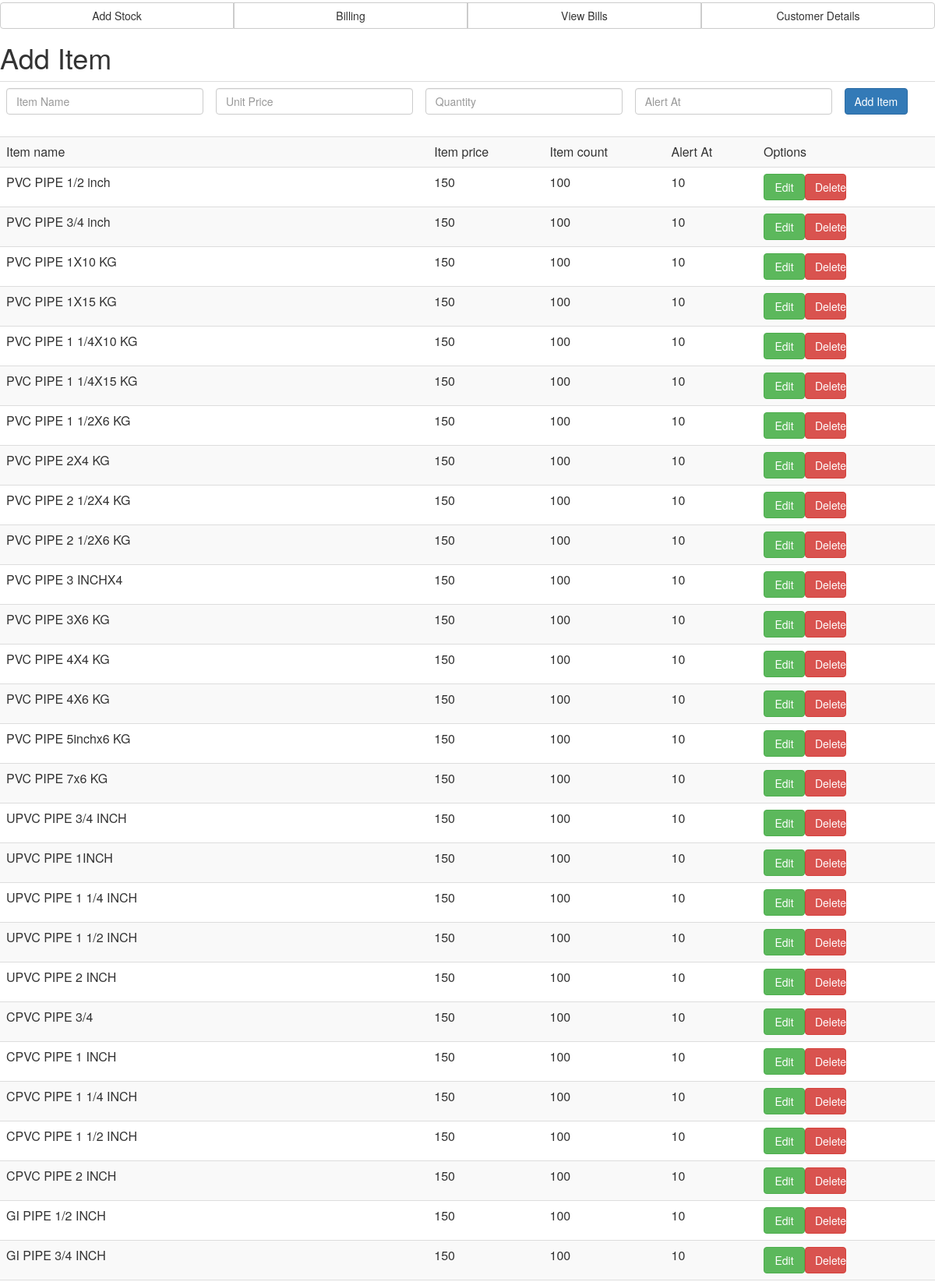
/view/add_item.php (upper part), run on the app's committed database.
### tables this page shows
CREATE TABLE `item_details` (
  `id` int(10) NOT NULL,
  `item_name` varchar(255) NOT NULL,
  `unit_price` int(10) NOT NULL,
  `quantity` int(10) NOT NULL,
  `alert_at` int(11) NOT NULL
);

### model/db.php (called while the page is built, shortened)
<?php
	function execute_query($sql, $conn){
		return $conn->query($sql);
	}

### view/add_item.php (the view, shortened to what this page needs)
<?php
	include_once 'header.php';
	include_once '../model/db.php';
	$conn = db_connect();
	$sql = "SELECT * FROM `item_details`";
	$result = execute_query($sql, $conn);
	while ($row = $result->fetch_assoc()) {
		$final[] = $row;
	}
?>
<div class="content-header">
		<h1 >Add Item</h1>
	</div>
	<form method="post" action="../controller/add_item.php">
		<table class="table">
			<tr>
				<td>
					<input type="text" class="form-control transparent-input item_name"  name="item_name" placeholder="Item Name" required>
				</td>
				<td>
					<input class="form-control transparent-input" type="number" name="unit_price" id="no_Uprice1" placeholder="Unit Price" required>
				</td>
				<td>
					<input class="form-control transparent-input" type="number" name="qty" id="no_Qty" placeholder="Quantity" required>
				</td>
				<td>
					<input class="form-control transparent-input" type="number" name="alert_at" id="alert_at" placeholder="Alert At" required>
				</td>
				<td>
					<button class="btn  btn-primary" id="print">
						Add Item
					</button>
				</td>
			</tr>
		</table>
	</form>
	<?php if(empty($final)){
				echo "No rows inserted please insert one :)";
			} else{ ?>
		<table class="table table-striped">
			<tr>
				<td>
					Item name
				</td>
				<td>
					Item price
				</td>
				<td>
					Item count
				</td>
				<td>
					Alert At
				</td>
				<td>
					Options
				</td>
			</tr>
			<?php
				foreach ($final as $value) {
					if($value['quantity']<=$value['alert_at']){
						$alart = 'class="danger"';
					}else{
						$alart = "";
					}
					echo "<tr $alart>";
					echo "<td>".$value['item_name']."</td>";
					echo "<td>".$value['unit_price']."</td>";
					echo "<td>".$value['quantity']."</td>";
					echo "<td>".$value['alert_at']."</td>";
					echo "<td><a style='color:WHITE' href='../view/edit_item.php?id=".$value['id']."'><button class='col-md-3 btn btn-success'>Edit</a> <a style='color:WHITE' href='../controller/delete_item.php?id=".$value['id']."'><button class='col-md-3 btn btn-danger'>Delete</a></td>";
					echo "</tr>";
				}
			}
			 ?>
		</table>

### view/header.php (shortened to what this page needs)
<html>
<head>
	<link rel="stylesheet" href="http://maxcdn.bootstrapcdn.com/bootstrap/3.3.7/css/bootstrap.min.css">
  	<link rel="stylesheet" href="../css/jquery.ui.css">
  	<link rel="stylesheet" href="http://cdnjs.cloudflare.com/ajax/libs/font-awesome/4.6.3/css/font-awesome.min.css">
</head>
<body>
	<div class="btn-group btn-group-justified" style="top:3px;margin-bottom:6px;">
		<a href="add_item.php" class="btn btn-default"><span>Add Stock</span></a>
		<a href="home.php" class="btn btn-default"><span>Billing</span></a>
		<a href="view_bills.php" class="btn btn-default"><span>View Bills</span></a>
		<a href="customer_details.php" class="btn btn-default"><span>Customer Details</span></a>
	</div>

### data on the page
item_details: item_name "PVC PIPE 1/2 inch", unit_price "150", quantity "100", alert_at "10"
item_details: item_name "PVC PIPE 3/4 inch", unit_price "150", quantity "100", alert_at "10"
item_details: item_name "PVC PIPE 1X10 KG", unit_price "150", quantity "100", alert_at "10"
item_details: item_name "PVC PIPE 1X15 KG", unit_price "150", quantity "100", alert_at "10"
item_details: item_name "PVC PIPE 1 1/4X10 KG", unit_price "150", quantity "100", alert_at "10"
item_details: item_name "PVC PIPE 1 1/4X15 KG", unit_price "150", quantity "100", alert_at "10"
item_details: item_name "PVC PIPE 1 1/2X6 KG", unit_price "150", quantity "100", alert_at "10"
item_details: item_name "PVC PIPE 2X4 KG", unit_price "150", quantity "100", alert_at "10"
item_details: item_name "PVC PIPE 2 1/2X4 KG", unit_price "150", quantity "100", alert_at "10"
item_details: item_name "PVC PIPE 2 1/2X6 KG", unit_price "150", quantity "100", alert_at "10"
item_details: item_name "PVC PIPE 3 INCHX4", unit_price "150", quantity "100", alert_at "10"
item_details: item_name "PVC PIPE 3X6 KG", unit_price "150", quantity "100", alert_at "10"
item_details: item_name "PVC PIPE 4X4 KG", unit_price "150", quantity "100", alert_at "10"
item_details: item_name "PVC PIPE 4X6 KG", unit_price "150", quantity "100", alert_at "10"
item_details: item_name "PVC PIPE 5inchx6 KG", unit_price "150", quantity "100", alert_at "10"
item_details: item_name "PVC PIPE 7x6 KG", unit_price "150", quantity "100", alert_at "10"
item_details: item_name "UPVC PIPE 3/4 INCH", unit_price "150", quantity "100", alert_at "10"
item_details: item_name "UPVC PIPE 1INCH", unit_price "150", quantity "100", alert_at "10"
item_details: item_name "UPVC PIPE 1 1/4 INCH", unit_price "150", quantity "100", alert_at "10"
item_details: item_name "UPVC PIPE 1 1/2 INCH", unit_price "150", quantity "100", alert_at "10"
item_details: item_name "UPVC PIPE 2 INCH", unit_price "150", quantity "100", alert_at "10"
item_details: item_name "CPVC PIPE 3/4", unit_price "150", quantity "100", alert_at "10"
item_details: item_name "CPVC PIPE 1 INCH", unit_price "150", quantity "100", alert_at "10"
item_details: item_name "CPVC PIPE 1 1/4 INCH", unit_price "150", quantity "100", alert_at "10"
item_details: item_name "CPVC PIPE 1 1/2 INCH", unit_price "150", quantity "100", alert_at "10"
item_details: item_name "CPVC PIPE 2 INCH", unit_price "150", quantity "100", alert_at "10"
item_details: item_name "GI PIPE 1/2 INCH", unit_price "150", quantity "100", alert_at "10"
item_details: item_name "GI PIPE 3/4 INCH", unit_price "150", quantity "100", alert_at "10"
